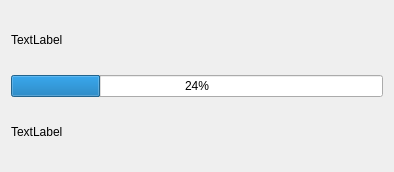
<?xml version="1.0" encoding="UTF-8"?>
<ui version="4.0">
 <class>ProgressDialog</class>
 <widget class="QDialog" name="ProgressDialog">
  <property name="geometry">
   <rect>
    <x>0</x>
    <y>0</y>
    <width>394</width>
    <height>172</height>
   </rect>
  </property>
  <property name="windowTitle">
   <string>Dialog</string>
  </property>
  <layout class="QVBoxLayout" name="verticalLayout">
   <item>
    <widget class="QLabel" name="progressLabel">
     <property name="text">
      <string>TextLabel</string>
     </property>
    </widget>
   </item>
   <item>
    <widget class="QProgressBar" name="progressBar">
     <property name="value">
      <number>24</number>
     </property>
    </widget>
   </item>
   <item>
    <widget class="QLabel" name="timeElapsed">
     <property name="text">
      <string>TextLabel</string>
     </property>
    </widget>
   </item>
  </layout>
 </widget>
 <resources/>
 <connections/>
</ui>
